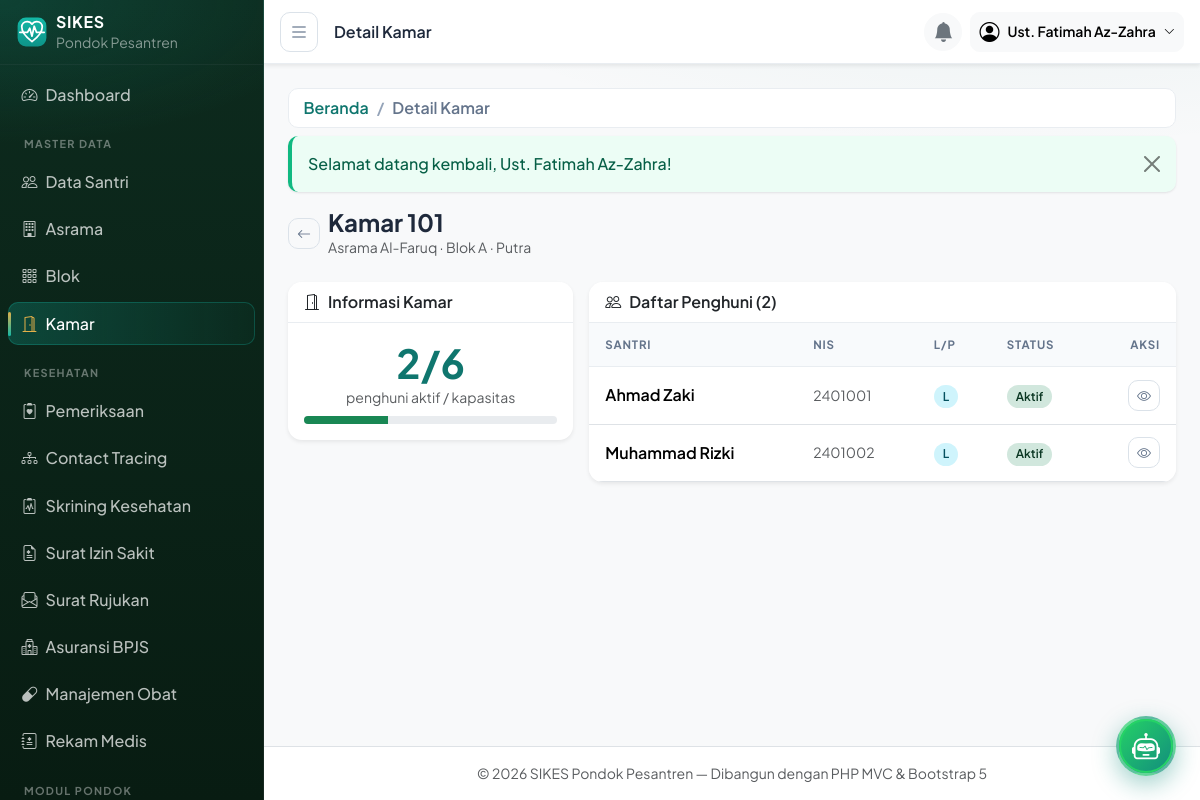
Screenshot of /kamar/1 (signed in) with the database file from the repository.
### tables this page shows
CREATE TABLE kamar (
  id         INT UNSIGNED AUTO_INCREMENT PRIMARY KEY,
  blok_id    INT UNSIGNED NOT NULL,
  nama       VARCHAR(50)  NOT NULL,
  kapasitas  INT UNSIGNED NOT NULL DEFAULT 8,
  created_at TIMESTAMP NOT NULL DEFAULT CURRENT_TIMESTAMP,
  updated_at TIMESTAMP NOT NULL DEFAULT CURRENT_TIMESTAMP ON UPDATE CURRENT_TIMESTAMP,
  UNIQUE KEY uq_kamar (blok_id, nama),
  CONSTRAINT fk_kamar_blok FOREIGN KEY (blok_id) REFERENCES blok (id)
    ON DELETE RESTRICT ON UPDATE CASCADE
);

CREATE TABLE asrama (
  id         INT UNSIGNED AUTO_INCREMENT PRIMARY KEY,
  nama       VARCHAR(100) NOT NULL,
  jenis      ENUM('putra','putri') NOT NULL,
  lokasi     VARCHAR(150) DEFAULT NULL,
  keterangan VARCHAR(255) DEFAULT NULL,
  created_at TIMESTAMP NOT NULL DEFAULT CURRENT_TIMESTAMP,
  updated_at TIMESTAMP NOT NULL DEFAULT CURRENT_TIMESTAMP ON UPDATE CURRENT_TIMESTAMP
);

CREATE TABLE blok (
  id         INT UNSIGNED AUTO_INCREMENT PRIMARY KEY,
  asrama_id  INT UNSIGNED NOT NULL,
  nama       VARCHAR(100) NOT NULL,
  keterangan VARCHAR(255) DEFAULT NULL,
  created_at TIMESTAMP NOT NULL DEFAULT CURRENT_TIMESTAMP,
  updated_at TIMESTAMP NOT NULL DEFAULT CURRENT_TIMESTAMP ON UPDATE CURRENT_TIMESTAMP,
  UNIQUE KEY uq_blok (asrama_id, nama),
  CONSTRAINT fk_blok_asrama FOREIGN KEY (asrama_id) REFERENCES asrama (id)
    ON DELETE RESTRICT ON UPDATE CASCADE
);

CREATE TABLE santri (
  id            INT UNSIGNED AUTO_INCREMENT PRIMARY KEY,
  nis           VARCHAR(20) NOT NULL UNIQUE,
  nisn          VARCHAR(15) DEFAULT NULL UNIQUE,
  nama          VARCHAR(100) NOT NULL,
  jenis_kelamin ENUM('L','P') NOT NULL,
  tempat_lahir  VARCHAR(100) DEFAULT NULL,
  tanggal_lahir DATE DEFAULT NULL,
  alamat        VARCHAR(255) DEFAULT NULL,
  no_telepon    VARCHAR(20) DEFAULT NULL,
  wali_id       INT UNSIGNED DEFAULT NULL,
  kamar_id      INT UNSIGNED DEFAULT NULL COMMENT 'NULL = belum ditempatkan',
  status        ENUM('aktif','nonaktif') NOT NULL DEFAULT 'aktif',
  created_at    TIMESTAMP NOT NULL DEFAULT CURRENT_TIMESTAMP,
  updated_at    TIMESTAMP NOT NULL DEFAULT CURRENT_TIMESTAMP ON UPDATE CURRENT_TIMESTAMP,
  INDEX idx_santri_nama (nama),
  INDEX idx_santri_status (status),
  CONSTRAINT fk_santri_wali FOREIGN KEY (wali_id) REFERENCES wali_santri (id)
    ON DELETE SET NULL ON UPDATE CASCADE,
  CONSTRAINT fk_santri_kamar FOREIGN KEY (kamar_id) REFERENCES kamar (id)
    ON DELETE SET NULL ON UPDATE CASCADE
);

### app/core/helpers.php (called while the page is built, shortened)
<?php
function e(?string $value): string
{
    return htmlspecialchars($value ?? '', ENT_QUOTES, 'UTF-8');
}
function base_url(string $path = ''): string
{
    return APP_URL . '/' . ltrim($path, '/');
}
function app_base_path(): string
{
    $dir = rtrim(str_replace('\\', '/', dirname($_SERVER['SCRIPT_NAME'] ?? '/')), '/');
    return $dir;
}
function current_path(): string
{
    $uri  = parse_url($_SERVER['REQUEST_URI'] ?? '/', PHP_URL_PATH) ?: '/';
    $base = app_base_path();
    $uri = '/' . trim($uri, '/');
    return $uri === '//' ? '/' : $uri;
}

### app/core/Controller.php (called while the page is built, shortened)
<?php
abstract class Controller
{
    protected function view(string $view, array $vars = [], ?string $layout = 'layouts/main'): void
    {
        extract($vars, EXTR_SKIP);
        require ROOT_PATH . '/app/views/' . str_replace('..', '', $layout) . '.php';
    }
}

### app/controllers/KamarController.php (called while the page is built, shortened)
<?php
class KamarController extends Controller
{
    private Kamar $kamar;
    public function __construct()
    {
        $this->kamar  = new Kamar();
    }
    public function detail($id): void
    {
        $item = $this->kamar->findWithLocation((int) $id);
        $this->view('kamar/detail', [
            'title'    => 'Detail Kamar',
            'user'     => Auth::user(),
            'item'     => $item,
            'occupants'=> $this->kamar->occupants((int) $item['id']),
            'terisi'   => $this->kamar->countOccupants((int) $item['id']),
        ]);
    }
}

### app/core/App.php (called while the page is built, shortened)
<?php
class App
{
    public function run(): void
    {
        $router = new Router();
        $router->dispatch();
    }
    private function registerAutoloader(): void
    {
        spl_autoload_register(function (string $class): void {
            $prefix = 'App\\';
            $relative = substr($class, strlen($prefix));
            $file = ROOT_PATH . '/app/' . str_replace('\\', '/', $relative) . '.php';
        });
    }
}

### public/index.php (called while the page is built, shortened)
<?php
require ROOT_PATH . '/app/core/helpers.php';
require ROOT_PATH . '/app/core/App.php';
(new App\Core\App())->run();

### app/core/Database.php (called while the page is built, shortened)
<?php
class Database
{
    private static ?Database $instance = null;
    private PDO $pdo;
    private function __construct()
    {
        $dsn = sprintf('mysql:host=%s;port=%s;dbname=%s;charset=%s', DB_HOST, DB_PORT, DB_NAME, DB_CHARSET);
        try {
            $this->pdo = new PDO($dsn, DB_USER, DB_PASS, [
                PDO::ATTR_ERRMODE            => PDO::ERRMODE_EXCEPTION,
                PDO::ATTR_DEFAULT_FETCH_MODE => PDO::FETCH_ASSOC,
                PDO::ATTR_EMULATE_PREPARES   => false,
            ]);
        } catch (PDOException $e) {
            if (APP_ENV === 'development') {
                exit('Koneksi database gagal: ' . $e->getMessage()
                    . ' — periksa app/config/config.php dan pastikan database sudah diimpor.');
            }
            exit('Terjadi kesalahan pada server. Silakan coba lagi nanti.');
        }
    }
    public static function getInstance(): Database
    {
        return self::$instance ??= new self();
    }
    public function query(string $sql, array $params = []): PDOStatement
    {
        $stmt = $this->pdo->prepare($sql);
        $stmt->execute($params);
        return $stmt;
    }
    public function fetch(string $sql, array $params = []): ?array
    {
        $row = $this->query($sql, $params)->fetch();
        return $row ?: null;
    }
    public function fetchAll(string $sql, array $params = []): array
    {
        return $this->query($sql, $params)->fetchAll();
    }
}

### app/core/Model.php (called while the page is built, shortened)
<?php
abstract class Model
{
    public function __construct()
    {
        $this->db = Database::getInstance();
    }
}

### app/models/Kamar.php (called while the page is built, shortened)
<?php
class Kamar extends Model
{
    public function findWithLocation(int $id): ?array
    {
        return $this->db->fetch(
            "SELECT k.*, b.id AS blok_id, b.nama AS blok_nama,
                    a.id AS asrama_id, a.nama AS asrama_nama, a.jenis AS asrama_jenis
             FROM kamar k
             JOIN blok b   ON b.id = k.blok_id
             JOIN asrama a ON a.id = b.asrama_id
             WHERE k.id = ? LIMIT 1",
            [$id]
        );
    }
    public function occupants(int $kamarId): array
    {
        return $this->db->fetchAll(
            "SELECT id, nis, nama, jenis_kelamin, status
             FROM santri WHERE kamar_id = ? ORDER BY nama ASC",
            [$kamarId]
        );
    }
}

### app/core/Session.php (called while the page is built, shortened)
<?php
class Session
{
    public static function user(): ?array
    {
        $user = $_SESSION['user'] ?? null;
        return $user;
    }
}

### app/core/Auth.php (called while the page is built, shortened)
<?php
final class Auth
{
    public static function user(): ?array
    {
        return Session::user();
    }
    public static function hasPermission(string $permission): bool
    {
        $user = Session::user();
        return in_array($permission, $user['permissions'] ?? [], true);
    }
}

### app/views/kamar/detail.php (the view, shortened to what this page needs)
<div class="d-flex align-items-center gap-2 mb-4">
    <a href="<?= base_url('/kamar') ?>" class="btn btn-outline-secondary btn-sm"><i class="bi bi-arrow-left"></i></a>
    <div class="flex-grow-1">
        <h1 class="h4 fw-bold mb-0">Kamar <?= e($item['nama']) ?></h1>
        <p class="text-muted small mb-0"><?= e($item['asrama_nama']) ?> · <?= e($item['blok_nama']) ?> · <?= e(ucfirst($item['asrama_jenis'])) ?></p>
    </div>
</div>
<?php require ROOT_PATH . '/app/views/partials/flash.php'; ?>
<div class="row g-3">
    <div class="col-lg-4">
        <div class="card border-0 shadow-sm">
            <div class="card-header bg-white fw-semibold"><i class="bi bi-door-open me-2"></i>Informasi Kamar</div>
            <div class="card-body text-center">
                <div class="display-6 fw-bold text-brand"><?= $terisi ?>/<?= (int) $item['kapasitas'] ?></div>
                <p class="text-muted small mb-2">penghuni aktif / kapasitas</p>
                <?php $pct = min(100, (int) round($terisi / max(1, (int) $item['kapasitas']) * 100)); ?>
                <div class="progress" style="height:8px">
                    <div class="progress-bar bg-<?= $terisi >= (int) $item['kapasitas'] ? 'danger' : 'success' ?>"
                         style="width:<?= $pct ?>%"></div>
                </div>
            </div>
        </div>
    </div>
    <div class="col-lg-8">
        <div class="card border-0 shadow-sm">
            <div class="card-header bg-white fw-semibold">
                <i class="bi bi-people me-2"></i>Daftar Penghuni (<?= count($occupants) ?>)
            </div>
            <div class="table-responsive">
                <table class="table table-hover align-middle mb-0">
                    <thead><tr><th>Santri</th><th>NIS</th><th>L/P</th><th>Status</th><th class="text-end">Aksi</th></tr></thead>
                    <tbody>
                    <?php foreach ($occupants as $o): ?>
                        <tr>
                            <td class="fw-semibold"><?= e($o['nama']) ?></td>
                            <td class="small text-muted"><?= e($o['nis']) ?></td>
                            <td><span class="badge bg-<?= $o['jenis_kelamin'] === 'L' ? 'info' : 'danger' ?>-subtle
                                          text-<?= $o['jenis_kelamin'] === 'L' ? 'info' : 'danger' ?>-emphasis"><?= e($o['jenis_kelamin']) ?></span></td>
                            <td><span class="badge bg-<?= $o['status'] === 'aktif' ? 'success' : 'secondary' ?>-subtle
                                          text-<?= $o['status'] === 'aktif' ? 'success' : 'secondary' ?>-emphasis"><?= e(ucfirst($o['status'])) ?></span></td>
                            <td class="text-end">
                                <?php if (Auth::hasPermission('santri.view')): ?>
                                <a class="btn btn-sm btn-outline-secondary" href="<?= base_url('/santri/' . $o['id']) ?>"><i class="bi bi-eye"></i></a>
                                <?php endif; ?>
                            </td>
                        </tr>
                    <?php endforeach; ?>
                    </tbody>
                </table>
            </div>
        </div>
    </div>
</div>

### app/core/Router.php (shortened to what this page needs)
<?php
class Router
{
    private array $routes = [];
    private function add(string $method, string $path, string $handler, ?string $permission): void
    {
        $this->routes[] = compact('method', 'path', 'handler', 'permission');
    }
    public function dispatch(): void
    {
        $httpMethod = strtoupper($_SERVER['REQUEST_METHOD']);
        $uri        = current_path();
        foreach ($this->routes as $route) {
            if ($route['method'] !== $httpMethod) {
                continue;
            }
            if (preg_match($this->toRegex($route['path']), $uri, $matches)) {
                $params = array_values(array_filter($matches, 'is_string', ARRAY_FILTER_USE_KEY));
                $this->invoke($route['handler'], $params);
                return;
            }
        }
    }
    private function toRegex(string $path): string
    {
        $regex = preg_replace('#\{([a-zA-Z_][a-zA-Z0-9_]*)\}#', '(?<$1>[a-zA-Z0-9_-]+)', $path);
        return '#^' . $regex . '$#';
    }
    private function invoke(string $handler, array $params): void
    {
        [$controllerName, $action] = explode('@', $handler);
        (new $class())->{$action}(...$params);
    }
}

### public/css/style.css (style rules this page uses)
:root { --brand: #0f766e; --brand-dark: #115e59; --brand-light: #14b8a6; --brand-soft: rgba(15, 118, 110, .08); --accent: #e2b04a; --accent-soft: rgba(226, 176, 74, .15); --sidebar-width: 264px; --sidebar-bg-1: #0d2b1e; --sidebar-bg-2: #081c12; --surface: #ffffff; --page-bg: #f4f6f8; --text-main: #1e293b; --text-muted: #64748b; --line: #e9edf1; --shadow-sm: 0 1px 2px rgba(15, 23, 42, .05), 0 1px 3px rgba(15, 23, 42, .06); --shadow-md: 0 4px 10px -2px rgba(15, 23, 42, .06), 0 12px 24px -6px rgba(15, 23, 42, .09); --shadow-lg: 0 18px 40px -12px rgba(15, 23, 42, .18); --radius: 14px; --radius-sm: 10px; --font: 'Plus Jakarta Sans', 'Segoe UI', system-ui, -apple-system, sans-serif; }
body { font-family: var(--font); background-color: var(--page-bg); background-image: radial-gradient(1100px 380px at 85% -10%, rgba(15, 118, 110, .07), transparent 60%); color: var(--text-main); -webkit-font-smoothing: antialiased; }
* { scrollbar-width: thin; scrollbar-color: rgba(148, 163, 184, .45) transparent; }
.btn { border-radius: var(--radius-sm); font-weight: 600; }
.btn-outline-secondary { --bs-btn-color: var(--text-muted); --bs-btn-border-color: #dbe2e9; --bs-btn-hover-bg: #f1f5f9; --bs-btn-hover-border-color: #dbe2e9; --bs-btn-hover-color: var(--text-main); }
.text-brand { color: var(--brand); }
.badge { border-radius: 999px; padding: .45em .75em; font-weight: 600; }
.card { border: 1px solid var(--line); border-radius: var(--radius); box-shadow: var(--shadow-sm); }
.card-header { background: var(--surface); border-bottom: 1px solid var(--line); font-weight: 700; border-radius: var(--radius) var(--radius) 0 0 !important; }
.table { --bs-table-hover-bg: var(--brand-soft); }
.table thead th { background: #f8fafc; font-size: .72rem; font-weight: 700; letter-spacing: .07em; text-transform: uppercase; color: var(--text-muted); border-bottom: 1px solid var(--line); }
.table > :not(caption) > * > * { padding: .8rem 1rem; }
.table thead th { position: sticky; top: 0; z-index: 1; }
.card { overflow: hidden; }
.table td .badge { white-space: nowrap; }

### rows the page displays
kamar: nama "101", asrama.nama "Asrama Al-Faruq", blok.nama "Blok A", asrama.jenis "Putra", kapasitas "6"
santri: nama "Ahmad Zaki", nis "2401001", jenis_kelamin "L", status "Aktif"
santri: nama "Muhammad Rizki", nis "2401002", jenis_kelamin "L", status "Aktif"

### other values shown
$bcItem['label'] "Beranda"
$bcItem['label'] "Detail Kamar"
$message "Selamat datang kembali, Ust. Fatimah Az-Zahra!"
